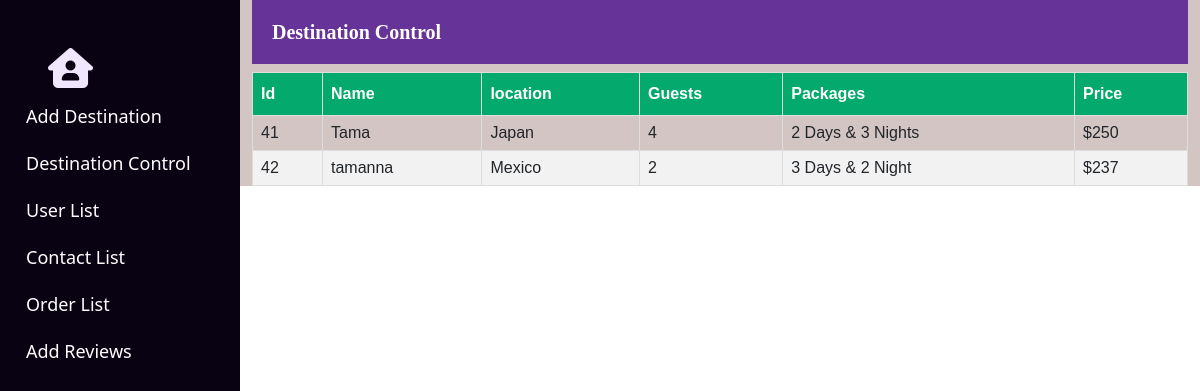
The page /dashboard/Order_list.php (signed in) on the database its author committed.
### tables this page shows
CREATE TABLE `book_form` (
  `id` int(255) NOT NULL,
  `name` varchar(100) NOT NULL,
  `email` varchar(100) NOT NULL,
  `phone` varchar(100) NOT NULL,
  `address` varchar(100) NOT NULL,
  `location` varchar(255) NOT NULL,
  `guests` int(255) NOT NULL,
  `package` varchar(100) NOT NULL,
  `price` varchar(255) NOT NULL
);

### dashboard/Order_list.php (the view, shortened to what this page needs)
   <?php
$conn = mysqli_connect('localhost','root','','travel') or die('connection failed');
?>
   <link rel="stylesheet" href="style.css">
   <section id="dashboard">
       <div>
           <?php
    @include 'sidenav.php';
    ?>
           <div class="content">
               <div id="destination-control">
                   <div class="container">
                       <h6 class="title">Destination Control</h6>
                       <?php
$result=mysqli_query($conn,"SELECT * FROM book_form") or die ("Queary failed");
if(mysqli_num_rows($result)>0){
    ?>
                       <table cellpadding="7px" id="customers">
                           <thead>
                               <th>Id</th>
                               <th>Name</th>
                               <th>location</th>
                               <th>Guests</th>
                               <th>Packages</th>
                               <th>Price</th>
                           </thead>
                           <tbody>
                               <?php while ($row=mysqli_fetch_assoc($result))
            {
            ?>
                               <tr>
                                   <td><?php echo $row['id'];?></td>
                                   <td><?php echo $row['name'];?></td>
                                   <td><?php echo $row['location'];?></td>
                                   <td><?php echo $row['guests'];?></td>
                                   <td><?php echo $row['package'];?></td>
                                   <td><?php echo $row['price'];?></td>
                               </tr>
                               <?php } ?>
                           </tbody>
                       </table>
                   </div>
               </div>
               <?php
 }
 ?>
           </div>
       </div>
   </section>
   </body>

### dashboard/style.css (style rules this page uses)
#customers { font-family: Arial, Helvetica, sans-serif; border-collapse: collapse; width: 100%; }
#customers td, #customers th { border: 1px solid #ddd; padding: 8px; margin: 10px; }
#customers tr:nth-child(even) { background-color: #f2f2f2; }
#customers th { padding-top: 12px; padding-bottom: 12px; text-align: left; background-color: #04AA6D; color: white; }

### css/Dashboard.css (style rules this page uses)
* { box-sizing: border-box; }
#dashboard .content { width: 80%; height: auto; background: #d4c5c5; position: absolute; right: 0; top: 0; }
#destination-control .title { background: rebeccapurple; color: white; padding: 20px; font-weight: 700; font-size: 20px; font-family: serif; }

### rows shown on the page
book_form: id "41", name "Tama", location "Japan", guests "4", package "2 Days & 3 Nights", price "$250"
book_form: id "42", name "tamanna", location "Mexico", guests "2", package "3 Days & 2 Night", price "$237"
